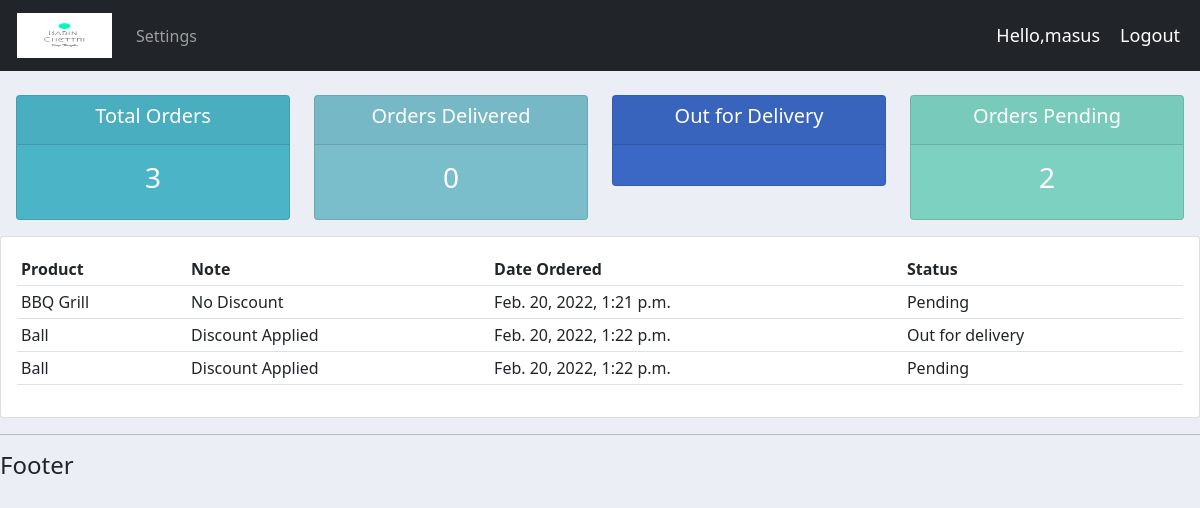
Page /user/ (signed in) on the committed database.
### accounts/models.py (models this page shows)
class Order(models.Model):
    STATUS = (
        ('Pending', 'Pending'),
        ('Out for delivery', 'Out for delivery'),
        ('Delivered', 'Delivered')
    )
    customer = models.ForeignKey(Customer, null=True, on_delete=models.SET_NULL)
    product = models.ForeignKey(Product, null=True, on_delete=models.SET_NULL)
    date_created = models.DateTimeField(auto_now_add=True)
    status = models.CharField(max_length=200, null=True, choices=STATUS)
    note = models.CharField(max_length=1000, null=True)
    def __str__(self):
        return self.product.name

class Product(models.Model):
    CATEGORY = (
        ('Indoor', 'Indoor'),
        ('Outdoor', 'Outdoor'),
    )
    name = models.CharField(max_length=100, null=True)
    price = models.FloatField(null=True)
    category =  models.CharField(max_length=150, null=True, choices=CATEGORY)
    description = models.CharField(max_length=200, null=True, blank=True)
    date_created = models.DateTimeField(auto_now_add=True)
    tags = models.ManyToManyField(Tag)
    def __str__(self):
        return self.name

### accounts/decorators.py (the view)
        def wrapper_func(request, *args, **kwargs):
            group = None
            if request.user.groups.exists():
                group = request.user.groups.all()[0].name
            if group in allowed_roles:
                return view_func(request, *args, **kwargs)
            else:
                return HttpResponse('Unauthorized Attempt')

### accounts/views.py (called while the page is built)
@login_required(login_url='login')
@allowed_users(allowed_roles=['customer'])
def userPage(request):
    orders = request.user.customer.order_set.all()
    print(orders)
    total_orders = orders.count()
    delivered = orders.filter(status='Delivered').count()
    pending = orders.filter(status='Pending').count()
    out_for_delivery = orders.filter(status='Out for Delivery').count()
    context = {'orders':orders, 'total_orders':total_orders,
               'delivered':delivered,'pending':pending,
               'out_for_delivery': out_for_delivery}
    return render(request, 'accounts/user.html', context)

### accounts/templates/accounts/user.html
{%  extends 'accounts/main.html' %}
{% block content %}
{%  include 'accounts/status.html' %}
<div class="row">
	<div class="col-md">
		<div class="card card-body">
			<table class="table table-sm">
				<tr>
					<th>Product</th>
					<th>Note</th>
					<th>Date Ordered</th>
					<th>Status</th>
				</tr>
				{% for order in orders %}
				<tr>
					<td>{{order.product}}</td>
					<td>{{order.note}}</td>
					<td>{{order.date_created}}</td>
					<td>{{order.status}}</td>
				</tr>
				{% endfor %}
			</table>
		</div>
	</div>
</div>
{% endblock content %}

### accounts/templates/accounts/navbar.html (shortened to what this page needs)
{% load static %}
<nav class="navbar navbar-expand-lg navbar-dark bg-dark">
  <div class="container-fluid">
    <a class="navbar-brand" href="{% url 'home' %}"><img src="{%static '/images/BC.png' %}" style="width:100px; height: 45px; padding-left: 5px;" /></a>
    <div class="collapse navbar-collapse" id="navbarNav">
      <ul class="navbar-nav">
        {% if request.user.is_staff %}
        <li class="nav-item">
          <a class="nav-link" aria-current="page" href="{%url 'home' %}">Dashboard</a>
        </li>
        <li class="nav-item">
          <a class="nav-link" href="{% url 'products' %}">Products</a>
        </li>
        <li class="nav-item">
          <a class="nav-link" href="{% url 'customers' %}">Customers</a>
        </li>
        {% else %}
        <li class="nav-item">
          <a class="nav-link" href="{% url 'account' %}">Settings</a>
        </li>
        {% endif %}
      </ul>
    </div>
  </div>
  <span class="hello-msg">Hello,{{request.user}}</span>
  <span><a class="hello-msg" href="{% url 'logout' %}">Logout</a> </span>
</nav>

### static/css/main.css (style rules this page uses)
body { background-color: #ebeff5; }

### accounts/templates/accounts/navbar.html (style rules this page uses)
.hello-msg { font-size: 18px; color: #fff; margin-right: 20px; text-decoration: none; }

### rows in the picture
Order: product "BBQ Grill", note "No Discount", date_created "Feb. 20, 2022, 1:21 p.m.", status "Pending"
Order: product "Ball", note "Discount Applied", date_created "Feb. 20, 2022, 1:22 p.m.", status "Out for delivery"
Order: product "Ball", note "Discount Applied", date_created "Feb. 20, 2022, 1:22 p.m.", status "Pending"

### other values in the picture
{{ request.user }} "masus"
{{ total_orders }} "3"
{{ delivered }} "0"
{{ pending }} "2"
